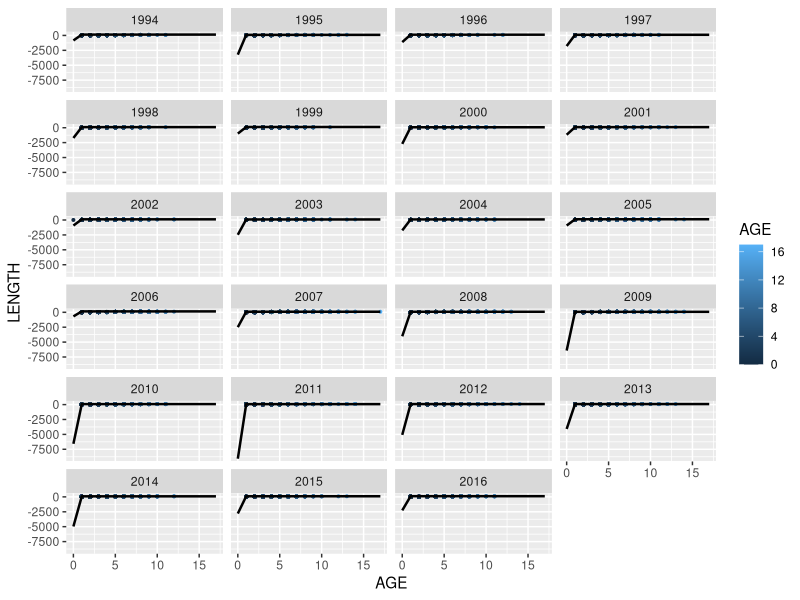

Source code (R):
setwd('C:/Users/moroncog/Documents/ss3sim_spatial/auxFiles')

data4 = read.csv('paccod_age_1994_2016.csv')

data4$YEAR = as.factor(data4$YEAR)

# fit vonBertalanfy growth equation :
data4$AGE = as.numeric(data4$AGE)
data4$LENGTH = data4$LENGTH/10 #OJO, only once 
stdage = 0:17

outd = NULL

fac = unique(data4$YEAR)
for(i in seq_along(fac)){
  
  selyr = fac[i]
  tmp = data4[data4$YEAR == selyr, ]
  #xa = nls(formula = LENGTH ~ Linf + (L_min - Linf)*exp(-Kpar*(AGE - 1.5)),
  #    data = tmp, start = list(Linf = 100, L_min = 16.4, Kpar = 0.195))
  xa = nls(formula = LENGTH ~ Linf + (L_min - Linf) + Linf*(1 - exp(-Kpar*(AGE - 1.5))),
      data = tmp, start = list(Linf = 100, L_min = 16.4, Kpar = 0.195))
  pred1 = as.numeric(xa$m$getPars()[1])
  pred2 = as.numeric(xa$m$getPars()[2]) 
  pred3 = as.numeric(xa$m$getPars()[3])
  predlen = pred1 * (1-exp(-pred2*(stdage-pred3)))
  tmp5 = data.frame(AGE = stdage, LENGTH = predlen, YEAR = selyr,
                    linf = pred1, k = pred2, t0 = pred3) 
  outd = rbind(outd, tmp5)
  print(i)  
}

outd$YEAR = as.factor(outd$YEAR)
data4$YEAR = as.factor(data4$YEAR)

require(ggplot2)

  ggplot(data4, aes(x = AGE, y = LENGTH)) +
          geom_point(aes(colour = AGE), size = 0.7) +
          facet_wrap( ~ YEAR, ncol = 4) + # print in a loop
          geom_line(data = outd,
            aes(x = AGE, y = LENGTH),
            color = "black", size = 0.85) 

